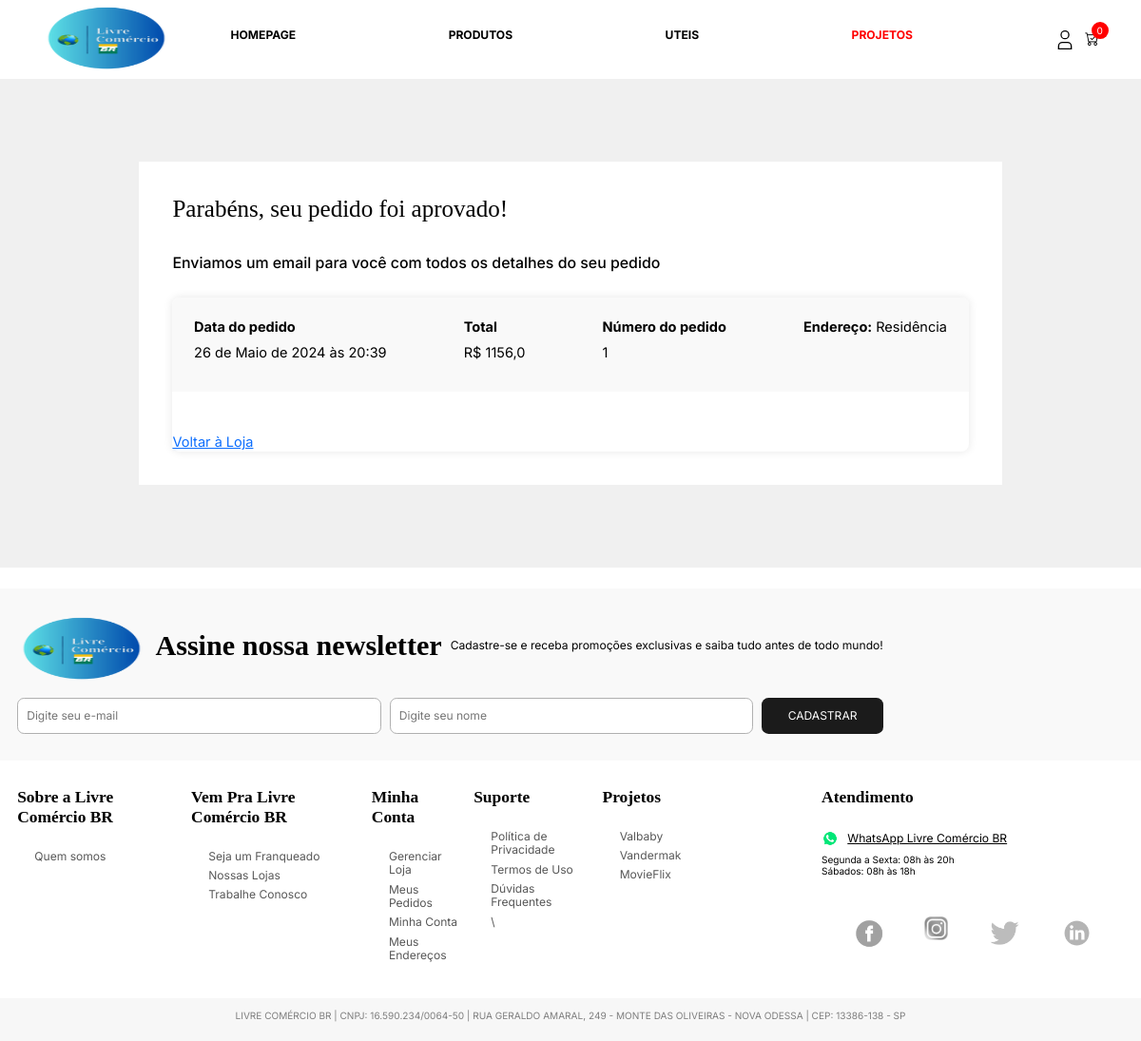
Page /loja/pedido_aprovado/1/ on the committed database.
### store/models.py (models this page shows, shortened)
class Pedido(models.Model):
    cliente = models.ForeignKey(
        Cliente, on_delete=models.SET_NULL, blank=True, null=True)
    codigo_transacao = models.CharField(max_length=150, blank=True, null=True)
    finalizado = models.BooleanField(default=False)
    endereco = models.ForeignKey(
        Endereco, on_delete=models.SET_NULL, blank=True, null=True)
    data_finalizacao = models.DateTimeField(blank=True, null=True)
    @property
    def total(self):
        itens_carrinho = Carrinho.objects.filter(pedido__id=self.id)
        total_carrinho = sum(
            [item.subtotal for item in itens_carrinho])
        return total_carrinho

class Carrinho(models.Model):
    item_estoque = models.ForeignKey(
        Estoque, on_delete=models.SET_NULL, related_name="item_produto", blank=True, null=True)
    quantidade = models.IntegerField(blank=True, null=True, default=0)
    pedido = models.ForeignKey(
        Pedido, on_delete=models.CASCADE, related_name="itens_do_pedido", blank=True, null=True)
    @property
    def subtotal(self):
        return self.quantidade * float(self.item_estoque.produto.preco)

class Estoque(models.Model):
    produto = models.ForeignKey(
        Produto, on_delete=models.SET_NULL, blank=True, null=True)
    cor = models.ForeignKey(Cor, on_delete=models.SET_NULL, blank=True,
                            null=True)  # (amarelo, azul, preto)
    tamanho = models.CharField(max_length=5, blank=True, null=True)
    estoque_disponivel = models.IntegerField(blank=True, null=True, default=0)

class Produto(models.Model):
    nome = models.CharField(max_length=150)
    imagem = models.ManyToManyField(Imagem,
                                    related_name='imagens_produto', blank=True)
    preco = models.DecimalField(
        max_digits=10, decimal_places=2, blank=True, null=True)
    descricao = models.TextField(blank=True, null=True)
    ativo = models.BooleanField(default=True)
    categoria = models.ForeignKey(
        Categoria, on_delete=models.SET_NULL, blank=True, null=True)
    tipo = models.ForeignKey(
        Tipo, on_delete=models.SET_NULL, blank=True, null=True)

class Endereco(models.Model):
    nome_endereco = models.CharField(max_length=150, blank=True, null=True)
    recebedor = models.CharField(max_length=150, blank=True, null=True)
    rua = models.CharField(max_length=150, blank=True, null=True)
    cep = models.CharField(max_length=32, blank=True, null=True)
    numero = models.IntegerField(blank=True, null=True, default=0)
    ponto_referencia = models.CharField(max_length=200, blank=True, null=True)
    bairro = models.CharField(max_length=50, blank=True, null=True)
    cidade = models.CharField(max_length=32, blank=True, null=True)
    estado = models.CharField(max_length=32, blank=True, null=True)
    cliente = models.ForeignKey(Cliente, on_delete=models.SET_NULL,
                                related_name='endereco_cliente', blank=True, null=True)

### store/views.py (the view)
# urls.py: path('pedido_aprovado/<int:id_pedido>/',
def pedido_aprovado(request, id_pedido):
    pedido = Pedido.objects.get(id=id_pedido)
    context = {"pedido": pedido}
    return render(request, 'pedido_aprovado.html', context)

### store/new_contexts.py (called while the page is built, shortened)
def shopping_cart(request):
    qtd_prod_carrinho = 0
    if request.user.is_authenticated:
        cliente = request.user.cliente
    else:
        if request.COOKIES.get("id_sessao"):
            id_sessao = request.COOKIES.get("id_sessao")
            cliente, criado = Cliente.objects.get_or_create(
                id_sessao=id_sessao)
        else:
            return {"qtd_prod_carrinho": qtd_prod_carrinho}

def categorias_tipos(request):
    categorias_navegacao = Categoria.objects.all()
    tipos_navegacao = Tipo.objects.all()
    return {"categorias_navegacao": categorias_navegacao, "tipos_navegacao": tipos_navegacao}

def equipe_vendas(request):
    vendas = False
    if request.user.is_authenticated:
        if request.user.groups.filter(name="vendas").exists():
            vendas = True
    return {"vendas": vendas}

### store/templates/pedido_aprovado.html (shortened to what this page needs)
{% extends 'base_geral.html' %}
{% load static %}
{% block 'body' %}
<main class="principal">
    <section class="conta">
        <div class="conta__container">
            <div class="checkout__titulos">
                <p class="checkout__titulo">Parabéns, seu pedido foi aprovado!</p>
            </div>
            <h3>Enviamos um email para você com todos os detalhes do seu pedido</h3>
            <div class="pedido">
                <div class="pedido__cabecalho">
                    <div>
                        <p><b>Data do pedido</b></p>
                        <p>{{pedido.data_finalizacao}}</p>
                    </div>
                    <div>
                        <p><b>Total</b></p>
                        <p>R$ {{pedido.total}}</p>
                    </div>
                    <div>
                        <p><b>Número do pedido</b></p>
                        <p>{{pedido.id}}</p>
                    </div>
                    <div>
                        <p><b>Endereço:</b> {{pedido.endereco.nome_endereco}}</p>
                    </div>
                </div>
                <div class="pedido__corpo">
                </div>
                <div>
                    <a href="{% url 'produtos' %}">Voltar à Loja</a>
                </div>
            </div>
        </div>
    </section>
</main>
{% endblock %}

### templates/static/store/css/style.comp.css (style rules this page uses)
* { margin: 0; padding: 0; box-sizing: border-box; }
html { font-size: 62.5%; }
@media (max-width: 80em) { html { font-size: 56.75%; } }
body { font-family: Inter, sans-serif; font-size: 1.6rem; line-height: 1.2; color: #000; background-color: #fff; }
.principal { display: flex; flex-flow: column nowrap; align-items: stretch; justify-content: start; gap: 2.5rem; }
.checkout__titulos { display: flex; flex-flow: column nowrap; align-items: start; justify-content: start; gap: 0.6rem; }
.checkout__titulo { font-family: serif; font-size: 2.76rem; }
.conta { display: flex; flex-flow: column nowrap; align-items: start; justify-content: start; gap: 3.12rem; padding: 9.54rem 3.12rem; background-color: #f0f0f0; }
.conta__container { display: flex; flex-flow: column nowrap; align-items: start; justify-content: start; gap: 2.5rem; padding: 3.9rem; background-color: #fff; width: 80%; max-width: 100rem; margin: auto; }
.pedido { border-radius: 8px; box-shadow: 0 0 1rem 0 rgba(0, 0, 0, 0.1); width: 100%; }
.pedido__cabecalho { display: flex; flex-flow: row nowrap; align-items: stretch; justify-content: space-between; gap: 0.6rem; background-color: #f9f9f9; padding: 2.5rem; border-top-right-radius: 8px; border-top-left-radius: 8px; }
.pedido__corpo { display: flex; flex-flow: row nowrap; align-items: stretch; justify-content: start; gap: 1.6rem; padding: 2.5rem; border-bottom-right-radius: 8px; border-bottom-left-radius: 8px; }

### rows in the picture
Pedido: data_finalizacao "26 de Maio de 2024 às 20:39", total "1156,0", id "1", endereco.nome_endereco "Residência"

### other values in the picture
{{ qtd_prod_carrinho }} "0"
